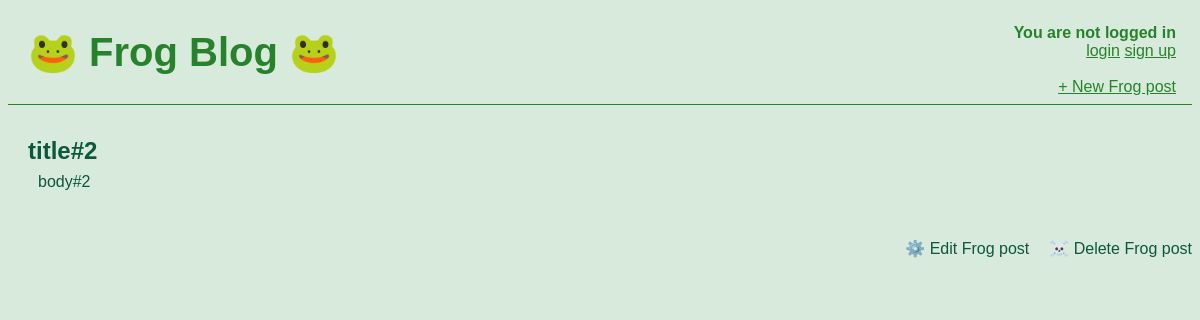
Page /post/2/ on the earlier database version.
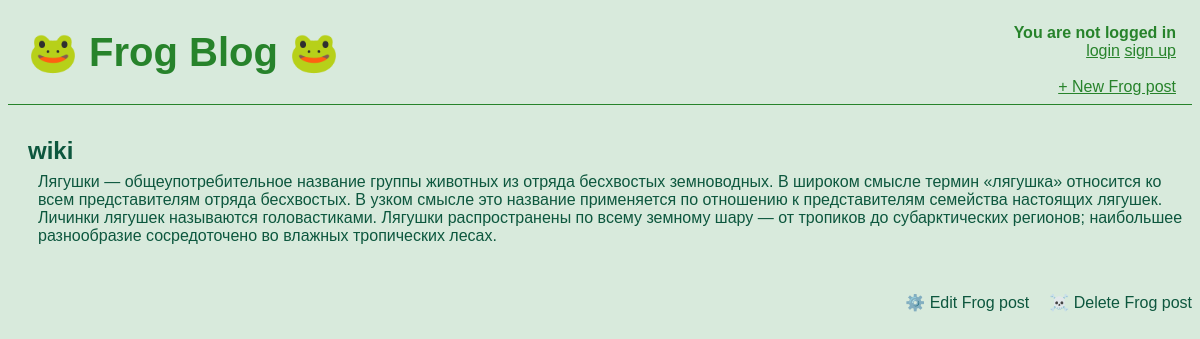
Same page on the later database version.
### blog/models.py (models this page shows, shortened)
class Post(models.Model):
    title = models.CharField(max_length=200)
    author = models.ForeignKey(
        'auth.User',
        on_delete=models.CASCADE,
        )
    body = models.TextField()

### blog/views.py (the view)
# urls.py: path('post/<int:pk>/', views.BlogDetailView.as_view(), name='post_detail'),
class BlogDetailView(DetailView):
    model = Post
    template_name = 'post_detail.html'

### templates/post_detail.html
{% extends 'base.html' %}
{% block content %}
    <div class='post-entry'>
        <h2>{{object.title}}</h2>
        <p>{{object.body}}</p>
    </div>
    <div class='post-detail-container'>
    <p><a href="{% url 'post_edit' post.pk %}">⚙️ Edit Frog post</a></p>
    <p><a href="{% url 'post_delete' post.pk %}">☠️ Delete Frog post</a></p>
    </div>
{% endblock content%}

Differences in the rows shown:
changed Post: title "title#2" → "wiki"; body "body#2" → "Лягушки — общеупотребительное название группы животных из отряда бесхвостых земноводных. В широком смысле термин «лягушка» относится ко всем представителям отряда бесхвостых. В узком смысле это название применяется по отношению к представителям семейства настоящих лягушек. Личинки лягушек называются головастиками. Лягушки распространены по всему земному шару — от тропиков до субарктических регионов; наибольшее разнообразие сосредоточено во влажных тропических лесах."
